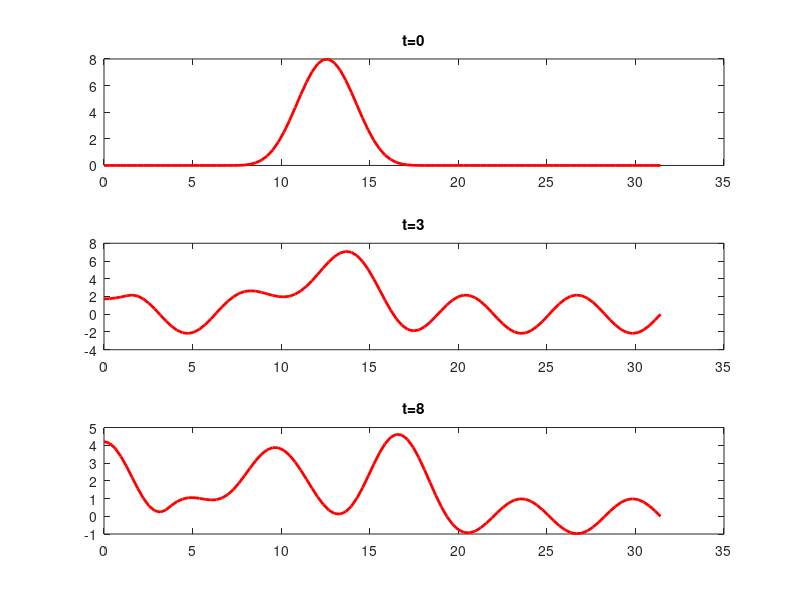

The MATLAB script that drew this image:
function task58
clf
tmax=8;
t=linspace(0,tmax);
xmax=10*pi;
x=linspace(0,xmax);
    function y=phi(x)
        for i=1:length(x)
            if x(i)>=(2*pi) && x(i)<=(6*pi)
                y(i)=(1+cos(x(i)/2))^3;
            else
                y(i)=0;
            end
        end
    end
        function y=psi(x)
            y=sin(x);
        end
    function y=phi_even(x)
        if x>=0
            y=phi(x);
        else
            y=phi(-x);
        end

    end
        function y=psi_even(x)
            for n=1:length(x) 
                if x(n)>=0
                    y(n)=psi(x(n));
                else
                    y(n)=psi(-x(n));
                end
            end
        end
    function y=dalambert(x,t)
    a=sqrt(2/(pi^2));
        for j=1:length(x)
            if t==0
                integral=0;
            else
                s=linspace(x(j)-a*t,x(j)+a*t);
                integral=trapz(s,psi_even(s));
            end
            y(j)=(phi_even(x(j)-a*t)+phi_even(x(j)+a*t))/2+integral/(2*a);
        end
    end
    for k=1:length(t)
        clf
        hold on
        plot(x,dalambert(x,t(k)),'r','Linewidth',2)
        plot(0,0,'ko','MarkerFaceColor',[0,0,0])
        axis ([0,xmax,-10,10])
        grid on
        %daspect([1,1,1])
        xlabel('x')
        ylabel('u(x,t)')
        M=getframe;
    end
    
subplot(3,1,1)
plot(x,dalambert(x,0),'r','Linewidth',2)
title('t=0');
hold on
subplot(3,1,2)
plot(x,dalambert(x,3),'r','Linewidth',2)
title('t=3');
hold on
subplot(3,1,3)
plot(x,dalambert(x,tmax),'r','Linewidth',2)
title(['t=', num2str(tmax)]);
hold on

end

